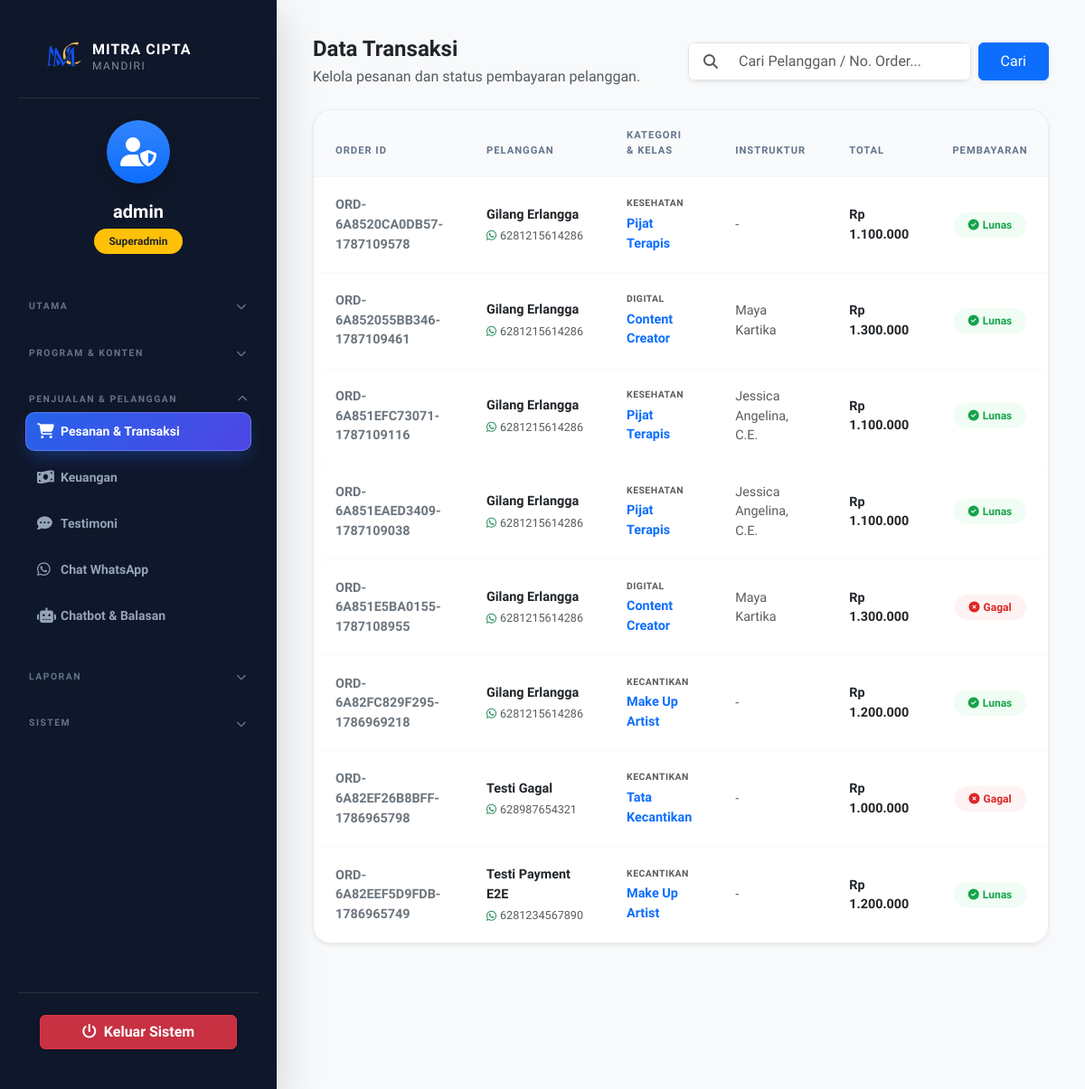
/admin/dashboard.php?page=orders (signed in), run on the app's committed database.
### tables this page shows
CREATE TABLE IF NOT EXISTS `orders` (
  `id` int NOT NULL AUTO_INCREMENT,
  `user_id` int DEFAULT NULL,
  `order_number` varchar(50) NOT NULL,
  `customer_name` varchar(100) NOT NULL,
  `customer_phone` varchar(20) NOT NULL,
  `customer_email` varchar(100) DEFAULT NULL,
  `customer_address` text,
  `customer_institution` varchar(100) DEFAULT NULL,
  `class_id` int NOT NULL,
  `instructor_id` int DEFAULT NULL,
  `amount` int NOT NULL,
  `status` enum('pending','confirmed','cancelled') DEFAULT 'pending',
  `payment_status` enum('unpaid','pending','paid','failed','expired') DEFAULT 'unpaid',
  `payment_method` varchar(50) DEFAULT NULL,
  `payment_gateway_ref` varchar(100) DEFAULT NULL,
  `paid_at` timestamp NULL DEFAULT NULL,
  `created_at` timestamp NOT NULL DEFAULT CURRENT_TIMESTAMP,
  PRIMARY KEY (`id`),
  UNIQUE KEY `order_number` (`order_number`),
  KEY `class_id` (`class_id`)
);

CREATE TABLE IF NOT EXISTS `classes` (
  `id` int NOT NULL AUTO_INCREMENT,
  `name` varchar(100) NOT NULL,
  `start_date` date DEFAULT NULL,
  `category` varchar(50) NOT NULL,
  `description` text NOT NULL,
  `image` varchar(255) NOT NULL,
  `features` text NOT NULL,
  `price` int NOT NULL DEFAULT '500000',
  `created_at` timestamp NOT NULL DEFAULT CURRENT_TIMESTAMP,
  PRIMARY KEY (`id`)
);

CREATE TABLE IF NOT EXISTS `instructors` (
  `id` int NOT NULL AUTO_INCREMENT,
  `name` varchar(100) NOT NULL,
  `category` varchar(100) NOT NULL DEFAULT '',
  `specialization` varchar(150) NOT NULL,
  `bio` text DEFAULT NULL,
  `certifications` text DEFAULT NULL,
  `image` varchar(255) NOT NULL,
  `created_at` timestamp NOT NULL DEFAULT CURRENT_TIMESTAMP,
  PRIMARY KEY (`id`)
);

### admin/pages/orders.php (the view, shortened to what this page needs)
<div class="row align-items-center mb-4 g-3">
    <div class="col-md-6">
        <h2 class="fw-bold mb-1 text-dark">Data Transaksi</h2>
        <p class="text-muted mb-0">Kelola pesanan dan status pembayaran pelanggan.</p>
    </div>
    <div class="col-md-6">
        <form action="" method="GET" class="d-flex gap-2">
            <div class="input-group shadow-sm rounded-3 overflow-hidden">
                <span class="input-group-text bg-white border-end-0 text-muted ps-3"><i class="fas fa-search"></i></span>
                <input type="text" name="search" class="form-control border-start-0 py-2" placeholder="Cari Pelanggan / No. Order..." value="<?php echo htmlspecialchars($search ?? ''); ?>">
            </div>
            <button type="submit" class="btn btn-primary px-4 shadow-sm">Cari</button>
        </form>
    </div>
</div>
<div class="card border-0 shadow-sm">
    <div class="card-body p-0">
        <div class="table-responsive">
            <table class="table align-middle">
                <thead>
                    <tr>
                        <th>Order ID</th>
                        <th>Pelanggan</th>
                        <th>Kategori & Kelas</th>
                        <th>Instruktur</th>
                        <th>Total</th>
                        <th class="text-center">Pembayaran</th>
                    </tr>
                </thead>
                <tbody>
                    <?php if (empty($orders)): ?>
                        <tr><td colspan="8" class="text-center py-5 text-muted">Data tidak ditemukan.</td></tr>
                    <?php else: ?>
                        <?php foreach ($orders as $o): ?>
                            <tr>
                                <td class="text-secondary fw-bold small"><?php echo htmlspecialchars($o['order_number']); ?></td>
                                <td>
                                    <div class="fw-bold text-dark"><?php echo htmlspecialchars($o['customer_name']); ?></div>
                                    <div class="small text-muted d-flex align-items-center mt-1">
                                        <i class="fab fa-whatsapp me-1 text-success"></i><?php echo htmlspecialchars($o['customer_phone']); ?>
                                    </div>
                                </td>
                                <td>
                                    <div class="small text-muted mb-1 text-uppercase fw-bold" style="font-size: 0.65rem; letter-spacing: 0.5px;"><?php echo htmlspecialchars($o['class_category']); ?></div>
                                    <div class="fw-bold text-primary"><?php echo htmlspecialchars($o['class_name']); ?></div>
                                </td>
                                <td class="small text-muted"><?php echo $o['instructor_name'] ? htmlspecialchars($o['instructor_name']) : '<span class="text-muted">-</span>'; ?></td>
                                <td class="fw-bold text-dark">Rp <?php echo number_format($o['amount'], 0, ',', '.'); ?></td>
                                <td class="text-center">
                                    <?php
                                    $pay = $o['payment_status'] ?? 'unpaid';
                                    $payBadge = [
                                        'paid' => ['badge-soft-success', 'fas fa-check-circle', 'Lunas'],
                                        'unpaid' => ['badge-soft-secondary', 'fas fa-hourglass-half', 'Belum Bayar'],
                                        'pending' => ['badge-soft-warning', 'fas fa-clock', 'Proses'],
                                        'failed' => ['badge-soft-danger', 'fas fa-times-circle', 'Gagal'],
                                        'expired' => ['badge-soft-danger', 'fas fa-clock', 'Kedaluwarsa'],
                                    ][$pay] ?? ['badge-soft-secondary', 'fas fa-circle', $pay];
                                    ?>
                                    <span class="badge <?php echo $payBadge[0]; ?>"><i class="<?php echo $payBadge[1]; ?> me-1"></i><?php echo $payBadge[2]; ?></span>
                                </td>
                            </tr>
                        <?php endforeach; ?>
                    <?php endif; ?>
                </tbody>
            </table>
        </div>
    </div>
</div>

### admin/includes/styles_head.php (style rules this page uses)
:root { --primary-color: #2563eb; --secondary-color: #3b82f6; --dark-bg: #0f172a; --sidebar-bg: #1e293b; }
html, body { height: auto !important; min-height: 100% !important; overflow-x: hidden !important; overflow-y: auto !important; -webkit-overflow-scrolling: touch; }
body { background-color: #f8fafc; font-family: 'Plus Jakarta Sans', sans-serif; color: #334155; -webkit-tap-highlight-color: transparent; overflow-x: hidden; }

### admin/includes/styles_head_components.php (style rules this page uses)
.main-content h2:not(.stat-number) { font-size: 1.5rem; }
.card { border-radius: 1.25rem; border: 1px solid rgba(226, 232, 240, 0.6); box-shadow: 0 10px 30px -5px rgba(0, 0, 0, 0.04); background: #ffffff; transition: all 0.3s cubic-bezier(0.4, 0, 0.2, 1); }
.table-responsive { border-radius: 1.25rem; border: 1px solid rgba(226, 232, 240, 0.8); background: #fff; }
.table { margin-bottom: 0; }
.table thead th { background: #f8fafc; color: #64748b; font-weight: 700; text-transform: uppercase; font-size: 0.7rem; letter-spacing: 1px; padding: 1.25rem 1.5rem; border-bottom: 1px solid #f1f5f9; }
.table tbody td { padding: 1.25rem 1.5rem; border-bottom: 1px solid #f8fafc; color: #334155; font-size: 0.9rem; }
.table tbody tr:last-child td { border-bottom: none; }
.badge { padding: 0.5rem 1rem; font-weight: 700; border-radius: 50rem; font-size: 0.75rem; }
.badge-soft-success { background: #f0fdf4; color: #16a34a; }
.badge-soft-danger { background: #fef2f2; color: #dc2626; }

### data on the page
orders: order_number "ORD-6A8520CA0DB57-1787109578", customer_name "Gilang Erlangga", customer_phone "6281215614286", class.category "KESEHATAN", class.name "Pijat Terapis", amount "1.100.000", payment_status "Lunas"
orders: order_number "ORD-6A852055BB346-1787109461", customer_name "Gilang Erlangga", customer_phone "6281215614286", class.category "DIGITAL", class.name "Content Creator", instructor.name "Maya Kartika", amount "1.300.000", payment_status "Lunas"
orders: order_number "ORD-6A851EFC73071-1787109116", customer_name "Gilang Erlangga", customer_phone "6281215614286", class.category "KESEHATAN", class.name "Pijat Terapis", instructor.name "Jessica Angelina, C.E.", amount "1.100.000", payment_status "Lunas"
orders: order_number "ORD-6A851EAED3409-1787109038", customer_name "Gilang Erlangga", customer_phone "6281215614286", class.category "KESEHATAN", class.name "Pijat Terapis", instructor.name "Jessica Angelina, C.E.", amount "1.100.000", payment_status "Lunas"
orders: order_number "ORD-6A851E5BA0155-1787108955", customer_name "Gilang Erlangga", customer_phone "6281215614286", class.category "DIGITAL", class.name "Content Creator", instructor.name "Maya Kartika", amount "1.300.000", payment_status "Gagal"
orders: order_number "ORD-6A82FC829F295-1786969218", customer_name "Gilang Erlangga", customer_phone "6281215614286", class.category "KECANTIKAN", class.name "Make Up Artist", amount "1.200.000", payment_status "Lunas"
orders: order_number "ORD-6A82EF26B8BFF-1786965798", customer_name "Testi Gagal", customer_phone "628987654321", class.category "KECANTIKAN", class.name "Tata Kecantikan", amount "1.000.000", payment_status "Gagal"
orders: order_number "ORD-6A82EEF5D9FDB-1786965749", customer_name "Testi Payment E2E", customer_phone "6281234567890", class.category "KECANTIKAN", class.name "Make Up Artist", amount "1.200.000", payment_status "Lunas"

### other printed values
$_SESSION['admin_username'] "admin"
$label "UTAMA PROGRAM & KONTEN PENJUALAN & PELANGGAN LAPORAN SISTEM"
$label "Pesanan & Transaksi Keuangan Testimoni Chat WhatsApp Chatbot & Balasan"
